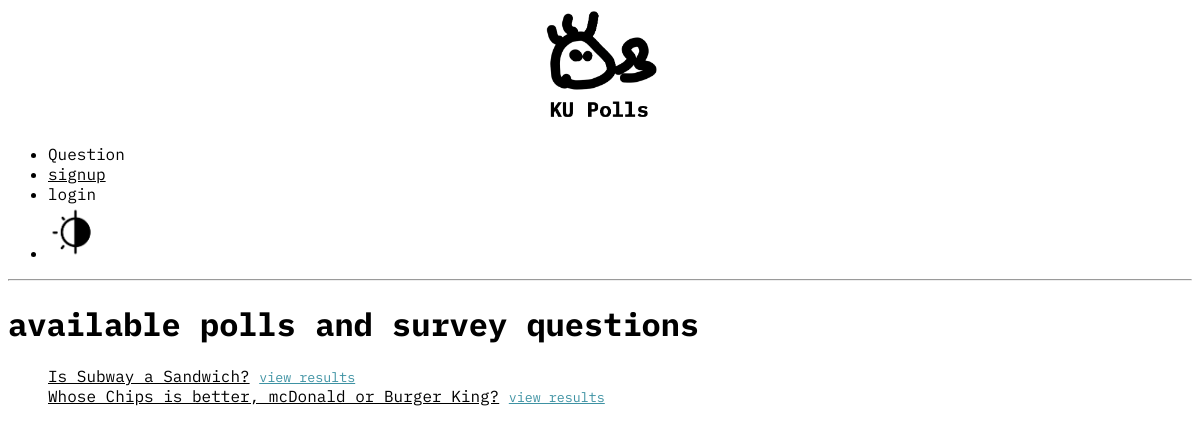
/, run on an earlier commit of the app's database.
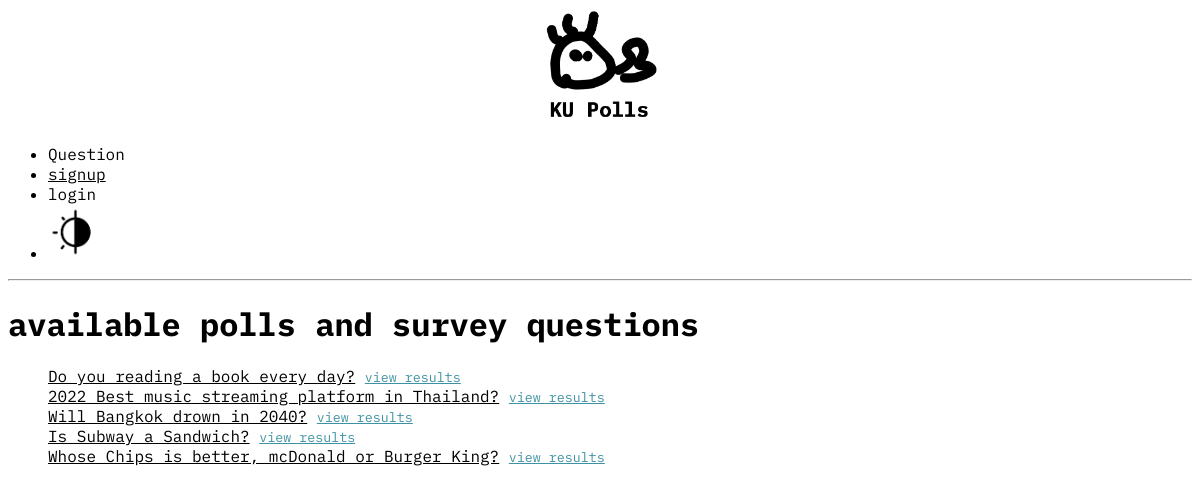
And on a later commit of the database.
### polls/models.py (models this page shows, shortened)
class Question(models.Model):
    question_text = models.CharField(max_length=200)
    pub_date = models.DateTimeField('date published')
    end_date = models.DateTimeField('date end', null=True)
    def is_published(self):
        return (timezone.now() >= self.pub_date)
    def can_vote(self):
        time = timezone.now()
        if self.is_published():
            if self.end_date is None:
                return True
            else:
                return (time <= self.end_date)
        else:
            return False

### polls/views.py (the view)
# urls.py: path('', views.IndexView.as_view(), name='index'),
class IndexView(generic.ListView):
    template_name = 'polls/index.html'
    context_object_name = 'latest_question_list'
    def get_queryset(self):
        return Question.objects.filter(
            pub_date__lte=timezone.now()
        ).order_by('-pub_date')[:5]

### polls/templates/polls/index.html (shortened to what this page needs)
{% load static %}
<head>
<link rel="stylesheet" href="{% static 'polls/style.css' %}">
</head>
<body>
<nav>
    <a href=""><img src= "static/polls/images/logo-ku-polls-latest.png" alt="logo" class="center"></a>
    <ul class="nav-menu">
        <li><a href="" style="text-decoration: none;">Question</a></li>
        <li><a href="signup/">signup</a></li>
        <li><a href="accounts/login" style="text-decoration: none;">login</a></li>
        <li><img src="static/polls/images/dark-light.png" alt="mode" width="60"></li>
    </ul>
</nav>
<hr>
<div class= "topic">
    <h1>available polls and survey questions</h1>
</div>
{% if latest_question_list %}
    <ul style="list-style-type: none;">
    {% for question in latest_question_list %}
    {% if question.can_vote %}
    <li><a href="{% url 'polls:detail' question.id %}">{{ question.question_text }}</a>
        <a href="{% url 'polls:results' question.id %}" style="color: #3E92A3" ><small>view results</small></a>
    </li>
    {% endif %}
    {% endfor %}
    </ul>
{% else %}
    <p>No polls are available.</p>
{% endif %}
</body>

### polls/static/polls/style.css (style rules this page uses)
li a { color: black; }
body { font-family: 'IBM Plex Mono'; font-size: medium; background: rgb(255, 255, 255) ; }
.center { display: block; margin-left: auto; margin-right: auto; width: 120; }

What changed in the data, as far as the page shows it:
added Question: question_text "Do you reading a book every day?"
added Question: question_text "2022 Best music streaming platform in Thailand?"
added Question: question_text "Will Bangkok drown in 2040?"
